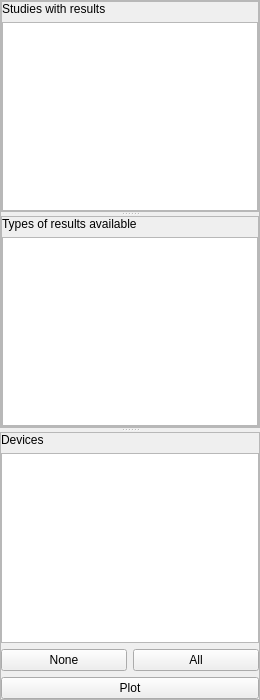
          <widget class="QFrame" name="frame_4">
           <property name="frameShape">
            <enum>QFrame::NoFrame</enum>
           </property>
           <property name="frameShadow">
            <enum>QFrame::Raised</enum>
           </property>
           <layout class="QHBoxLayout" name="horizontalLayout_2">
            <property name="leftMargin">
             <number>0</number>
            </property>
            <property name="topMargin">
             <number>0</number>
            </property>
            <property name="rightMargin">
             <number>0</number>
            </property>
            <property name="bottomMargin">
             <number>0</number>
            </property>
            <item>
             <widget class="QSplitter" name="splitter_3">
              <property name="orientation">
               <enum>Qt::Vertical</enum>
              </property>
              <widget class="QFrame" name="frame_8">
               <property name="frameShape">
                <enum>QFrame::StyledPanel</enum>
               </property>
               <property name="frameShadow">
                <enum>QFrame::Raised</enum>
               </property>
               <layout class="QVBoxLayout" name="verticalLayout_37">
                <property name="leftMargin">
                 <number>0</number>
                </property>
                <property name="topMargin">
                 <number>0</number>
                </property>
                <property name="rightMargin">
                 <number>0</number>
                </property>
                <property name="bottomMargin">
                 <number>0</number>
                </property>
                <item>
                 <widget class="QSplitter" name="splitter_4">
                  <property name="orientation">
                   <enum>Qt::Vertical</enum>
                  </property>
                  <widget class="QFrame" name="frame_16">
                   <property name="frameShape">
                    <enum>QFrame::StyledPanel</enum>
                   </property>
                   <property name="frameShadow">
                    <enum>QFrame::Raised</enum>
                   </property>
                   <layout class="QVBoxLayout" name="verticalLayout_6">
                    <property name="leftMargin">
                     <number>0</number>
                    </property>
                    <property name="topMargin">
                     <number>0</number>
                    </property>
                    <property name="rightMargin">
                     <number>0</number>
                    </property>
                    <property name="bottomMargin">
                     <number>0</number>
                    </property>
                    <item>
                     <widget class="QLabel" name="label_16">
                      <property name="text">
                       <string>Studies with results</string>
                      </property>
                     </widget>
                    </item>
                    <item>
                     <widget class="QListView" name="result_listView"/>
                    </item>
                   </layout>
                  </widget>
                  <widget class="QFrame" name="frame_17">
                   <property name="frameShape">
                    <enum>QFrame::StyledPanel</enum>
                   </property>
                   <property name="frameShadow">
                    <enum>QFrame::Raised</enum>
                   </property>
                   <layout class="QVBoxLayout" name="verticalLayout_13">
                    <property name="leftMargin">
                     <number>0</number>
                    </property>
                    <property name="topMargin">
                     <number>0</number>
                    </property>
                    <property name="rightMargin">
                     <number>0</number>
                    </property>
                    <property name="bottomMargin">
                     <number>0</number>
                    </property>
                    <item>
                     <widget class="QLabel" name="label_7">
                      <property name="text">
                       <string>Types of results available</string>
                      </property>
                     </widget>
                    </item>
                    <item>
                     <widget class="QListView" name="result_type_listView"/>
                    </item>
                   </layout>
                  </widget>
                 </widget>
                </item>
               </layout>
              </widget>
              <widget class="QFrame" name="frame_9">
               <property name="frameShape">
                <enum>QFrame::StyledPanel</enum>
               </property>
               <property name="frameShadow">
                <enum>QFrame::Raised</enum>
               </property>
               <layout class="QGridLayout" name="gridLayout">
                <property name="leftMargin">
                 <number>0</number>
                </property>
                <property name="topMargin">
                 <number>0</number>
                </property>
                <property name="rightMargin">
                 <number>0</number>
                </property>
                <property name="bottomMargin">
                 <number>0</number>
                </property>
                <item row="2" column="0">
                 <widget class="QPushButton" name="select_none_pushButton">
                  <property name="text">
                   <string>None</string>
                  </property>
                 </widget>
                </item>
                <item row="2" column="1">
                 <widget class="QPushButton" name="select_all_pushButton">
                  <property name="text">
                   <string>All</string>
                  </property>
                 </widget>
                </item>
                <item row="0" column="0">
                 <widget class="QLabel" name="label_15">
                  <property name="text">
                   <string>Devices</string>
                  </property>
                 </widget>
                </item>
                <item row="3" column="0" colspan="2">
                 <widget class="QPushButton" name="plot_pushButton">
                  <property name="text">
                   <string>Plot</string>
                  </property>
                  <property name="icon">
                   <iconset resource="icons.qrc">
                    <normaloff>:/Icons/icons/pic.svg</normaloff>:/Icons/icons/pic.svg</iconset>
                  </property>
                 </widget>
                </item>
                <item row="1" column="0" colspan="2">
                 <widget class="QListView" name="result_element_selection_listView"/>
                </item>
               </layout>
              </widget>
             </widget>
            </item>
           </layout>
          </widget>
